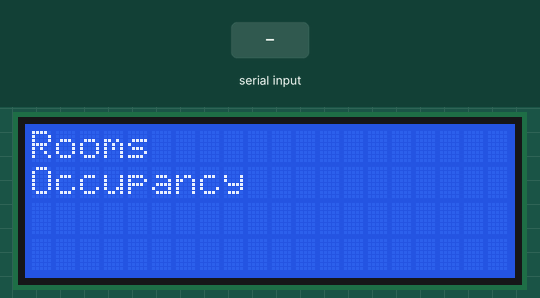
Bench run of a sketch on a simulated Arduino Uno, built with avr-gcc and run on an emulated ATmega328P. Parts: 20×4 character LCD. Inputs (shaded band) come from the test bench.

Above: at 0.1 s.
3.3 s: "1" received over Serial
At 4.2 s:
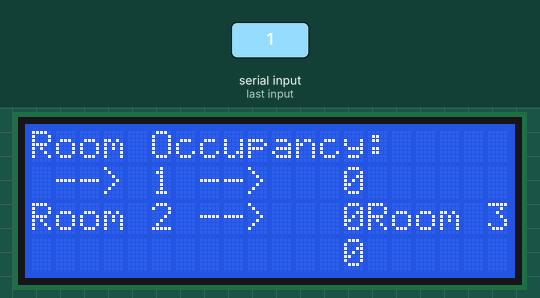
Timing chart, 0 to 6.3 s (numbered marks = the images above; inputs shaded):
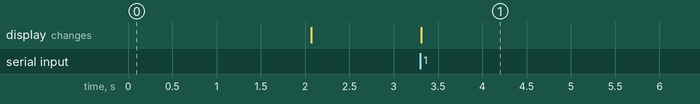

The sketch:

master.ino
```cpp
#include <LiquidCrystal.h>

#define lcd_col 20
#define lcd_row 4

LiquidCrystal lcd(A0,A1,A2,A3,A4,A5);
int room_1;
int room_2;
int room_3;
String state;

void setup() {
  // put your setup code here, to run once:
  lcd.begin(lcd_col,lcd_row);
  lcd.clear();
  lcd.setCursor(0,0);
  lcd.print("Rooms");
  lcd.setCursor(0,1);
  lcd.print("Occupancy");
  delay(2000);
  lcd.clear();
  Serial.begin(38400); // Default communication rate of the Bluetooth module

}

void loop() {
  // put your main code here, to run repeatedly:
  if(Serial.available() > 0){ // Checks whether data is comming from the serial port
  state = Serial.read(); // Reads the data from the serial port
  char * token = strtok(state.c_str(),",");
  switch((int)token[0]){
    case 1:
    room_1 = (int)token[1];
    break;
    case 2:
    room_2 = (int)token[1];
    break;
    case 3:
    room_3 = (int)token[1];
    break;
    default:
    break;
  }

  //------Printing On LCD----//
  lcd.clear();
  lcd.setCursor(0,0);
  lcd.print("Room Occupancy:");
  lcd.setCursor(0,1);
  lcd.print("Room 1 --> ");
  lcd.setCursor(13,1);
  lcd.print(room_1);
  lcd.setCursor(0,2);
  lcd.print("Room 2 --> ");
  lcd.setCursor(13,2);
  lcd.print(room_2);
  lcd.print("Room 3 --> ");
  lcd.setCursor(13,3);
  lcd.print(room_3);


  }
  }
```

Measured:
- after the input at 3.3 s, the display: changes at once (image 1)
